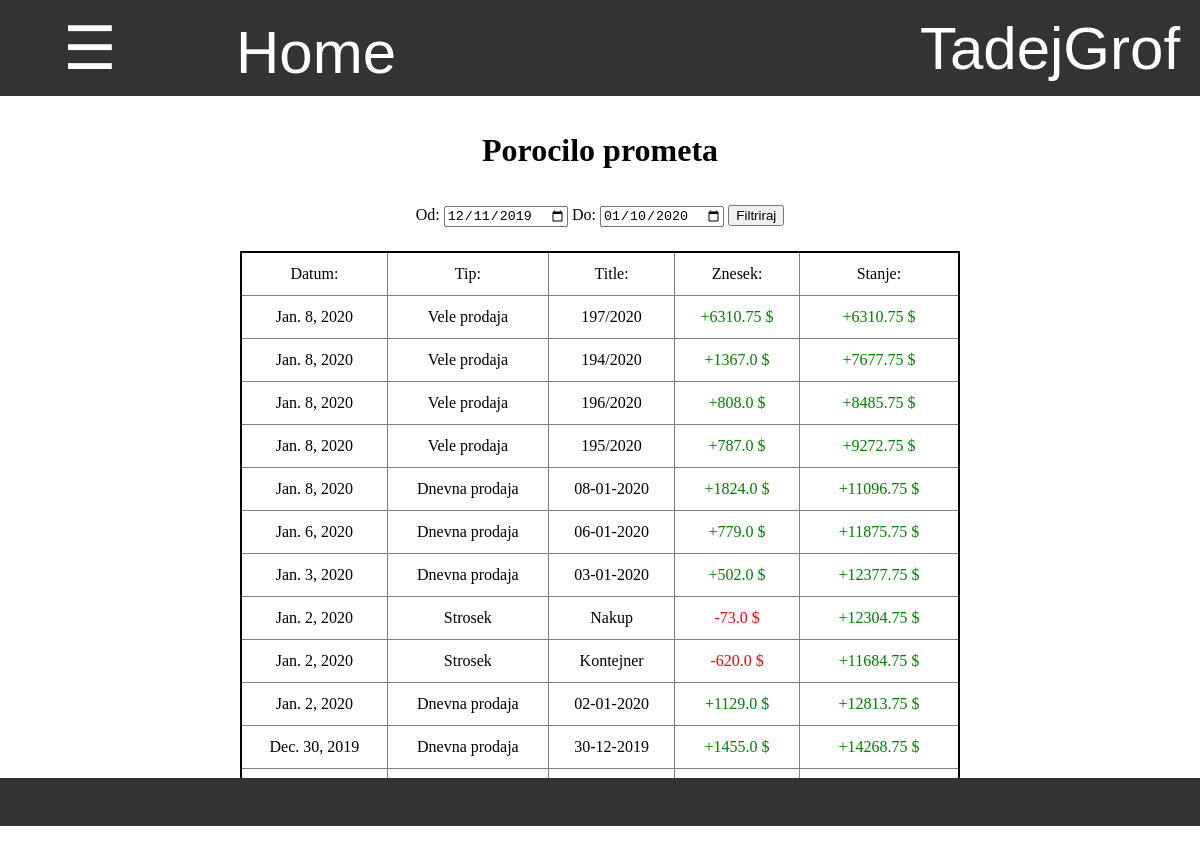
The app's page /zaloga/porocilo/porocilo_prometa (signed in) with its own data.
### program/models.py (models this page shows)
class Profil(models.Model):
    user = models.OneToOneField(User,on_delete=models.CASCADE)
    jezik =  models.CharField(default="spa",max_length=3, choices=JEZIKI)

### zaloga/models.py (models this page shows, shortened)
class Baza(models.Model):
    author = models.ForeignKey(User,default=1, on_delete=models.CASCADE)
    title = models.CharField(default="",max_length=15)
    datum = models.DateField(default=timezone.now)
    zaloga = models.ForeignKey(Zaloga, default=1 ,on_delete=models.CASCADE)
    status = models.CharField(default="aktivno",max_length=10)
    sprememba_zaloge = models.IntegerField(default = -1)
    tip = models.CharField(default="prevzem",max_length=20, choices=TIPI_BAZE)
    kontejner = models.OneToOneField(Kontejner,null=True,default=None,blank=True, on_delete=models.CASCADE)
    popust = models.IntegerField(default = None, null=True, blank=True)
    stranka = models.ForeignKey(Stranka, on_delete=models.CASCADE, default=None, null=True, blank=True)
    cas = models.TimeField(default=None,null=True,blank=True)
    dnevna_prodaja = models.ForeignKey(Dnevna_prodaja, on_delete=models.CASCADE, default=None, null=True, blank=True)
    prevoz = models.DecimalField(default=None,null=True,blank=True,max_digits=5, decimal_places=2)
    @property
    def skupno_stevilo(self):
        stevilo = 0
        for vnos in self.vnos_set.all():
            stevilo += vnos.stevilo
        return stevilo
    @property
    def skupna_cena(self):
        cena = 0
        for vnos in self.vnos_set.all():
            cena += vnos.skupna_cena
        return cena
    @property
    def cena_popusta(self):
        return round(float(self.skupna_cena) * (self.popust / 100))
    @property
    def cena_prevoza(self):
        if self.prevoz != None:
            return self.skupno_stevilo * self.prevoz
    @property
    def koncna_cena(self):
        if self.prevoz != None:
            return self.skupna_cena - self.cena_popusta + self.cena_prevoza
        else:
            return self.skupna_cena - self.cena_popusta

class Dnevna_prodaja(models.Model):
    zaloga = models.ForeignKey(Zaloga, default=1, on_delete=models.CASCADE)
    prodaja = models.ForeignKey(Prodaja, default=1, on_delete=models.CASCADE)
    datum = models.DateField(default=timezone.now)
    title = models.CharField(default="", max_length=20)
    tip = 'dnevna_prodaja'
    skupna_cena = models.DecimalField(decimal_places=2,max_digits=6,default=0)
    skupno_stevilo = models.IntegerField(default = 0)

class Stroski_Group(models.Model):
    title = models.CharField(default="",max_length=20)
    tip = models.CharField(default="",max_length=20)
    datum = models.DateField(default=timezone.now)
    status = models.CharField(default="aktivno",max_length=20)
    kontejner = models.ForeignKey(Kontejner,default=None,null=True,blank=True,on_delete=models.CASCADE)
    @property
    def skupni_znesek(self):
        znesek = 0
        for strosek in self.strosek_set.all():
            znesek += strosek.znesek
        return znesek

### zaloga/stroski_views.py (the view)
# urls.py: path('porocilo_prometa',stroski_views.porocilo_prometa, name='porocilo_prometa'),
def porocilo_prometa(request):
    danes = datetime.date.today().strftime('%Y-%m-%d')
    pred_mescem =  (datetime.date.today() - datetime.timedelta(days=30)).strftime('%Y-%m-%d')
    od = request.GET.get('od',pred_mescem)
    do = request.GET.get('do', danes)
    stroski = Stroski_Group.objects.all().filter(datum__gte = od, datum__lte = do).order_by('-datum','-pk').prefetch_related('strosek_set')
    vele_prodaje = Baza.objects.all().filter(tip="vele_prodaja",datum__gte=od,datum__lte=do,status="veljavno").order_by('-datum','-pk').prefetch_related('vnos_set')
    dnevne_prodaje = Dnevna_prodaja.objects.all().filter(datum__gte=od,datum__lte=do).order_by('-datum','-pk')
    promet = []
    for strosek in stroski.iterator():
        slovar = {
            'tip':'Strosek',
            'znesek':-float(strosek.skupni_znesek),
            'title':strosek.title,
            'datum':strosek.datum,
        }
        promet.append(slovar)
    for vele_prodaja in vele_prodaje.iterator():
        slovar = {
            'tip':'Vele prodaja',
            'znesek':float(vele_prodaja.koncna_cena),
            'title':vele_prodaja.title,
            'datum':vele_prodaja.datum,
        }
        promet.append(slovar)
    for dnevna_prodaja in dnevne_prodaje.iterator():
        slovar = {
            'tip':'Dnevna prodaja',
            'znesek':float(dnevna_prodaja.skupna_cena),
            'title':dnevna_prodaja.title,
            'datum':dnevna_prodaja.datum,
        }
        promet.append(slovar)
    promet = sorted(promet,key = lambda i: (i['datum'],i['tip'],i['znesek']), reverse=True)
    pretok, skupno = pregled_prometa(promet)
    slovar = {
        'pretok':pretok,
        'skupno':skupno,
        'promet':promet,
        'od':od,
        'do':do,
    }
    return pokazi_stran(request,'porocilo/porocilo.html',slovar)

### zaloga/models.py (called while the page is built)
    @property
    def skupna_cena(self):
        return self.stevilo * self.cena

### zaloga/stroski_views.py (called while the page is built)
def vrni_slovar(request):
    with open('slovar.json') as dat:
        slovar = json.load(dat)
    return slovar

def pokazi_stran(request, html, baze={}):
    slovar = {'slovar':vrni_slovar(request),'jezik':request.user.profil.jezik}
    slovar.update(baze)
    if not 'zaloga' in baze:
        slovar.update({'zaloga':zaloga})
    slovar.update({'zaloga_pk':slovar['zaloga'].pk})
    return render(request, html, slovar)

def pregled_prometa(promet):
    cene, skupno = [], 0
    for sprememba in promet:
        skupno += sprememba['znesek']
        cene.append(skupno)
    return cene, skupno

### zaloga/templatetags/zaloga_exstras.py (called while the page is built)
@register.filter
def keyvalue(dict, key):
    return dict[key]

### zaloga/templates/porocilo/porocilo.html (shortened to what this page needs)
{% extends 'program/base.html' %}
{% load zaloga_exstras %}
{% block content %}
<h1 style="margin-top:3%"> Porocilo prometa </h1>
<div class="filter" style="margin-top:3%">
    <form action="{% url 'porocilo_prometa' %}" method="GET">
        {{slovar|keyvalue:'Od'|keyvalue:jezik}}: <input type="date" value="{{od}}" name="od">
        {{slovar|keyvalue:'Do'|keyvalue:jezik}}: <input type="date" value="{{do}}" name="do">
        <input type="submit" value="{{slovar|keyvalue:'Filtriraj'|keyvalue:jezik}}">
    </form>
</div>
<div style="margin-top:2%;display:inline-block;width:60%">
    <table class="tabela_vnosov">
        <tr>
            <td> {{slovar|keyvalue:'Datum'|keyvalue:jezik}}: </td>
            <td> {{slovar|keyvalue:'Tip'|keyvalue:jezik}}: </td>
            <td> {{slovar|keyvalue:'Title'|keyvalue:jezik}}: </td>
            <td> {{slovar|keyvalue:'Znesek'|keyvalue:jezik}}: </td>
            <td> {{slovar|keyvalue:'Stanje'|keyvalue:jezik}}: </td>
        </tr>
        {% for sprememba in promet %}
            <tr>
                <td> {{sprememba.datum}} </td>
                <td> {{slovar|keyvalue:sprememba.tip|keyvalue:jezik}} </td>
                <td> {{sprememba.title}} </td>
                {% if sprememba.znesek < 0 %}
                    <td> <div style="color:red">{{sprememba.znesek}} $</div> </td>
                {% else %}
                     <td> <div style="color:green">+{{sprememba.znesek}} $</div> </td>
                {% endif %}
                {% if pretok|keyvalue:forloop.counter0 < 0 %}
                    <td> <div style="color:red">{{pretok|keyvalue:forloop.counter0}} $</div> </td>
                {% else %}
                     <td> <div style="color:green">+{{pretok|keyvalue:forloop.counter0}} $</div> </td>
                {% endif %}
            </tr>
        {% endfor %}
    </table>
</div>
{% endblock %}

### program/templates/css/navbar.html (shortened to what this page needs)
{% load zaloga_exstras %}
<div id="navbar" class="navbar">
    <button onclick="odpri()" class="nav" style="width:15%"> ☰ </button>
    <a style="width:20%" href="/">Home</a>
    <div class="racun dropdown" id="racun">
        <button class="dropbtn" >{{ user.get_username }}
        </button>
    </div>
</div>

### program/static/css/footer.css (style rules this page uses)
div { margin: 0%; padding: 0%; }
div input { margin: 0%; }
div form { margin:0%; padding: 0% }

### program/templates/program/base.html (style rules this page uses)
body { margin: 0%; padding: 0%; overflow:hidden; }
div { margin: 0%; padding: 0%; }

### program/templates/css/tabele.html (style rules this page uses)
table.tabela_vnosov { width:100%; border-spacing:0; border: 2px solid black; border-collapse: collapse; padding:0.5% }
table.tabela_vnosov td { font-size: 100%; text-align: center; border: 1px solid grey; padding: 1vmin; border-collapse: collapse; }

### program/templates/css/navbar.html (style rules this page uses)
.navbar { overflow: hidden; background-color: #333; font-family: Arial; height:12% }
.navbar a { float: left; font-size: 5vmin; color: white; text-align: center; padding: 18px 16px; text-decoration:none; height:100%; }
.navbar .dropdown, .nav { float: left; height:100%; width:100%; margin:0; overflow:hidden; }
.navbar .dropdown .dropbtn, .nav { font-size: 5vmin; border: none; outline: none; color: white; padding: 12px 16px; width:100%; height:100%; background-color: inherit; font-family: inherit; margin: 0; }
.navbar .racun { float:right; width:300px; overflow:hidden }

### records on screen
Profil: jezik "Od", jezik "Do", jezik "Filtriraj", jezik "Datum", jezik "Tip", jezik "Title", jezik "Znesek", jezik "Stanje", promet "Vele prodaja" "Vele prodaja" "Vele prodaja" "Vele prodaja" "Dnevna prodaja" "Dnevna prodaja" "Dnevna prodaja" "Strosek" "Strosek" "Dnevna prodaja" "Dnevna prodaja"
Baza: datum "Jan. 8, 2020", title "197/2020"
Baza: datum "Jan. 8, 2020", title "194/2020"
Baza: datum "Jan. 8, 2020", title "196/2020"
Baza: datum "Jan. 8, 2020", title "195/2020"
Dnevna_prodaja: datum "Jan. 8, 2020", title "08-01-2020"
Dnevna_prodaja: datum "Jan. 6, 2020", title "06-01-2020"
Dnevna_prodaja: datum "Jan. 3, 2020", title "03-01-2020"
Stroski_Group: datum "Jan. 2, 2020", title "Nakup"
Stroski_Group: datum "Jan. 2, 2020", title "Kontejner"
Dnevna_prodaja: datum "Jan. 2, 2020", title "02-01-2020"
Dnevna_prodaja: datum "Dec. 30, 2019", title "30-12-2019"

### other values on screen
{{ user.get_username }} "TadejGrof"
{{ sprememba.znesek }} "6310.75" "1367.0" "808.0" "787.0" "1824.0" "779.0" "502.0" "1129.0" "1455.0"
{{ pretok|keyvalue:forloop.counter0 }} "6310.75" "7677.75" "8485.75" "9272.75" "11096.75" "11875.75" "12377.75" "12304.75" "11684.75" "12813.75" "14268.75"
{{ sprememba.znesek }} "-73.0" "-620.0"
